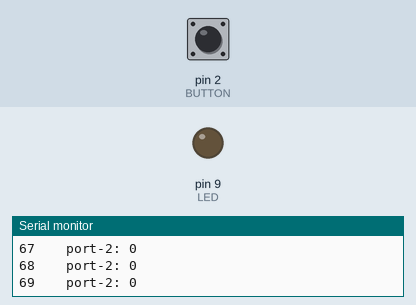
Bench run of a sketch on a simulated Arduino Uno, built with avr-gcc and run on an emulated ATmega328P. On the bench: output pins drawn as LEDs (lit = HIGH), the last lines printed to the serial monitor. The test bench sets the inputs (shaded band); at power-on: pin 2 (BUTTON) LOW.

Above: at 1.2 s.
1.3 s: pin 2 (BUTTON) pulled HIGH for 0.15 s
At 1.39 s:
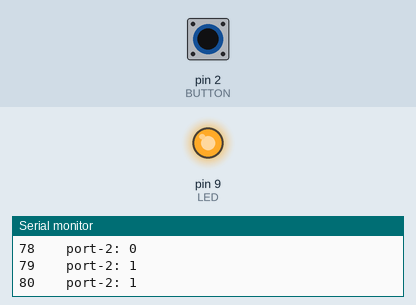
2.9 s: pin 2 (BUTTON) pulled HIGH for 3.2 s
At 6.9 s:
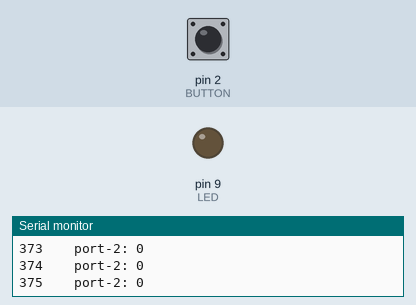
Timing chart, 0 to 8.4 s (numbered marks = the images above; inputs shaded):
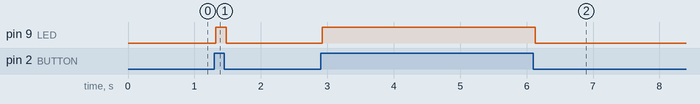

Measured:
- after the input at 1.3 s, pin 9 (LED): LOW → HIGH at once, → LOW 0.16 s later
- after the input at 2.9 s, pin 9 (LED): LOW → HIGH at once, → LOW 3.2 s later

The sketch:

pushbutton-led.ino
```cpp
const int LED = 9;
const int BUTTON = 2;
int iteration = 0;


void setup ()
{
  pinMode(LED, OUTPUT);
  Serial.begin(9600);
}

void show_on_serial_port(int iter, int port_2_val)
{
    Serial.print(iter);
    Serial.print("    port-2: ");
    Serial.print(port_2_val);
    Serial.println();

    return;
}

void loop ()
{
  int read_port_2 = digitalRead(BUTTON);

  iteration = iteration + 1;
  show_on_serial_port(iteration, read_port_2);

  if (read_port_2 != LOW) {
      digitalWrite(LED, HIGH);
  }
  else {
      digitalWrite(LED, LOW);
  }

}
```
